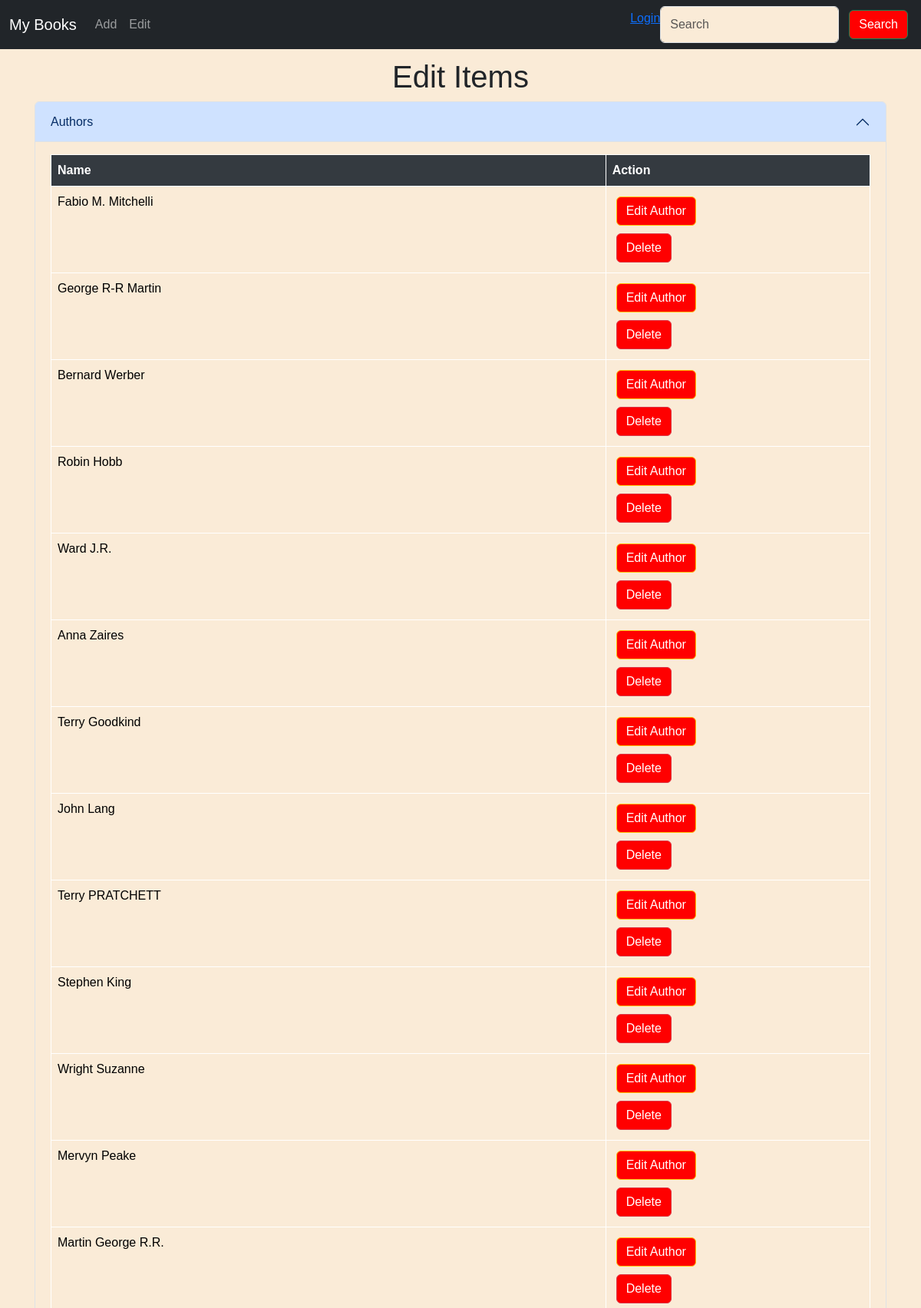
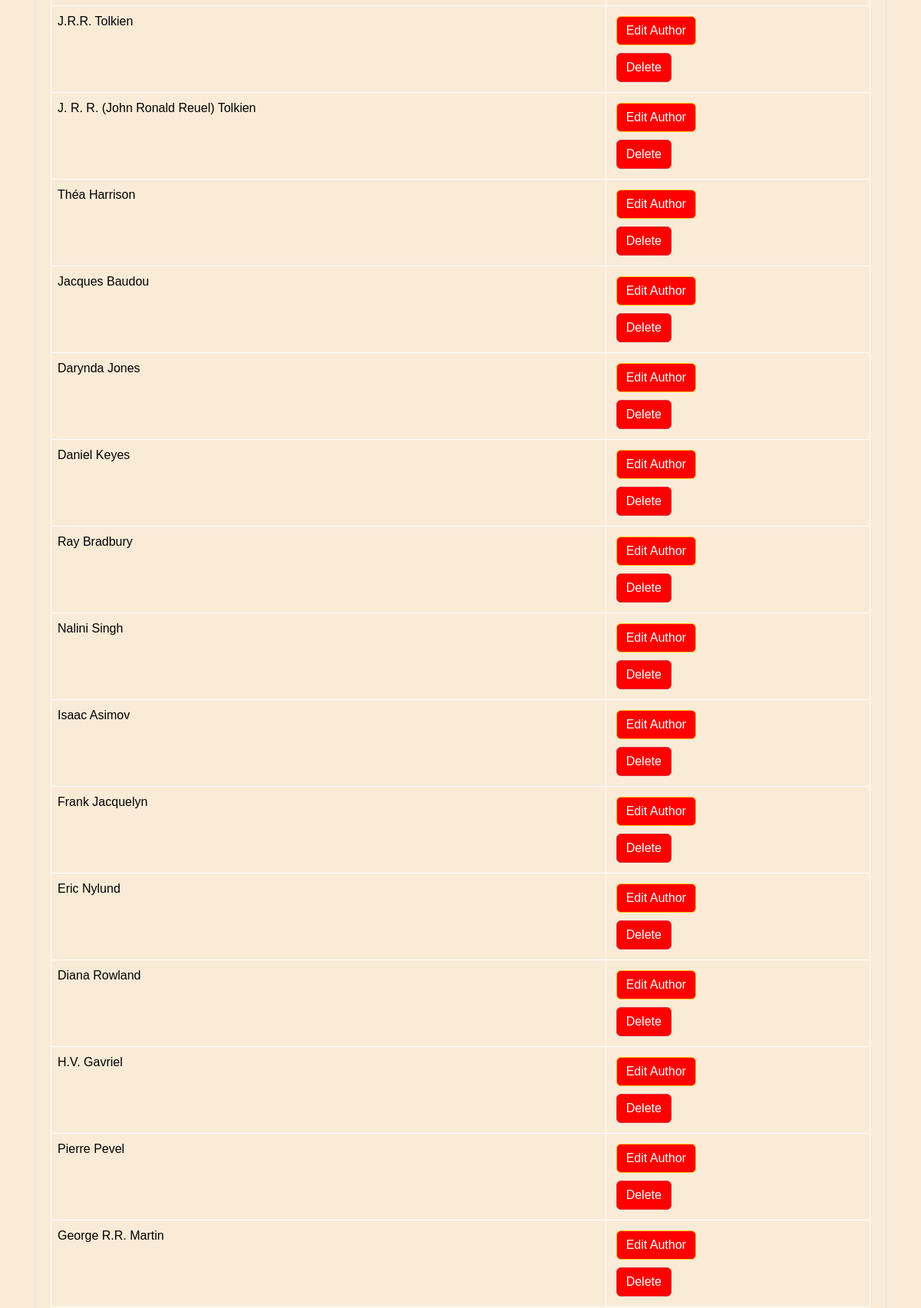
Page /edit (upper part) on the committed database (2 pictures, top to bottom).
### tpttt/models.py (models this page shows, shortened)
class Author(db.Model):
    A_id = db.Column(db.Integer, primary_key=True)
    A_name = db.Column(db.String(100))

### tpttt/views.py (the view)
@app.route("/edit")
def edit():
    authors = models.Author.query.all()
    books = models.Book.query.all()
    genres = models.Genre.query.all()
    return render_template("edit.html", authors=authors, books=books, genres=genres)

### tpttt/templates/edit.html (shortened to what this page needs)
{% extends 'base.html' %}
{% block content %}
<h1>Edit Items</h1>
<div class="accordion" id="editAccordion">
    <div class="accordion-item">
        <h2 class="accordion-header" id="headingAuthors">
            <button class="accordion-button" type="button" data-bs-toggle="collapse" data-bs-target="#collapseAuthors" aria-expanded="true" aria-controls="collapseAuthors">
                Authors
            </button>
        </h2>
        <div id="collapseAuthors" class="accordion-collapse collapse show" aria-labelledby="headingAuthors" data-bs-parent="#editAccordion">
            <div class="accordion-body">
                <table class="table">
                    <thead>
                        <tr>
                            <th>Name</th>
                            <th>Action</th>
                        </tr>
                    </thead>
                    <tbody>
                        {% for author in authors %}
                        <tr>
                            <td>{{ author.A_name }}</td>
                            <td><a href="{{ url_for('edit_author', id=author.A_id) }}" class="btn btn-warning">Edit Author</a>
                                <form action="{{ url_for('remove_author', id=author.A_id) }}" method="post" onsubmit="return confirm('Are you sure you want to delete this author?');">
                                    <button type="submit" class="btn btn-danger">Delete</button>
                                </form>
                            </td>
                        </tr>
                        {% endfor %}
                    </tbody>
                </table>
            </div>
        </div>
    </div>
</div>
{% endblock %}

### tpttt/static/homeu.css (style rules this page uses)
:root { --primary-color: red; --secondary-color: lightcoral; --bg-active-color: crimson; --constraste-text-color: white; --background-color: antiquewhite; --footer-background-color: #343a40; --bs-body-bg: var(--background-color) !important; --bs-body-font-family: Arial, sans-serif !important; --bs-primary: var(--primary-color) !important; --bs-secondary: var(--secondary-color) !important }
body { font-family: Arial, sans-serif !important; background-color: var(--background-color); height: 100%; margin: 0; display: flex; flex-direction: column; }
h1 { color: var(--primary-color); text-align: center; margin-top: 20px; }
.btn , .btn-primary { background-color: var(--primary-color) !important; color: white !important; margin: 5px; }
a { color: var(--primary-color); text-decoration: none; }
table , .even-color { width: 100%; border-collapse: collapse; }
th, td , .even-color>* { padding: 8px; text-align: left; border: 1px solid var(--constraste-text-color) !important; }
th { background-color: var(--footer-background-color) !important; color: var(--constraste-text-color) !important; }
tr:nth-child(even) , .even-color:nth-child(even) { background-color: var(--secondary-color) !important; }

### rows in the picture
Author: A_name "Fabio M. Mitchelli"
Author: A_name "George R-R Martin"
Author: A_name "Bernard Werber"
Author: A_name "Robin Hobb"
Author: A_name "Ward J.R."
Author: A_name "Anna Zaires"
Author: A_name "Terry Goodkind"
Author: A_name "John Lang"
Author: A_name "Terry PRATCHETT"
Author: A_name "Stephen King"
Author: A_name "Wright Suzanne"
Author: A_name "Mervyn Peake"
Author: A_name "Martin George R.R."
Author: A_name "J.R.R. Tolkien"
Author: A_name "J. R. R. (John Ronald Reuel) Tolkien"
Author: A_name "Théa Harrison"
Author: A_name "Jacques Baudou"
Author: A_name "Darynda Jones"
Author: A_name "Daniel Keyes"
Author: A_name "Ray Bradbury"
Author: A_name "Nalini Singh"
Author: A_name "Isaac Asimov"
Author: A_name "Frank Jacquelyn"
Author: A_name "Eric Nylund"
Author: A_name "Diana Rowland"
Author: A_name "H.V. Gavriel"
Author: A_name "Pierre Pevel"
Author: A_name "George R.R. Martin"
